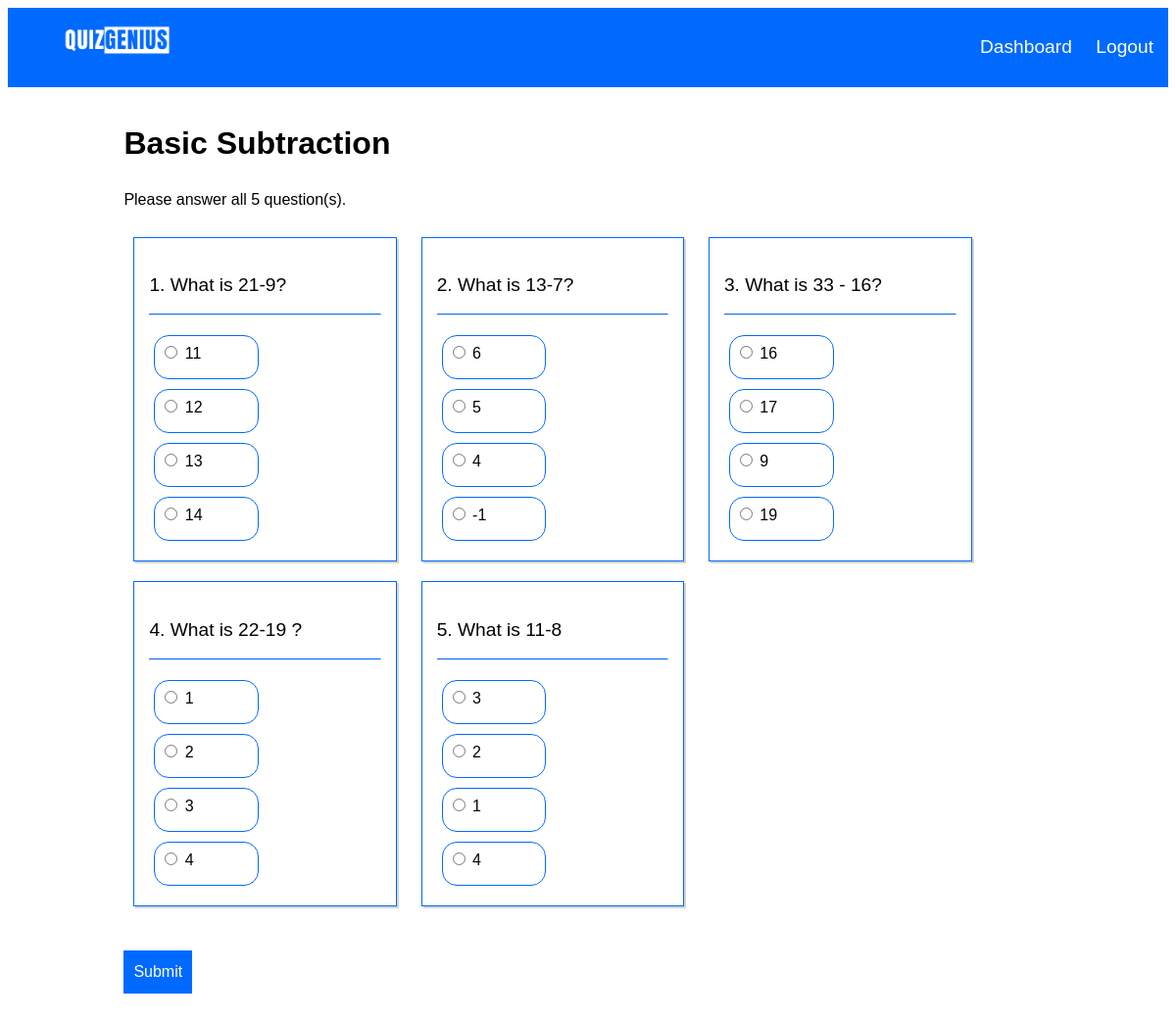
The page /quiz/3 (signed in) on the database its author committed.
### db.py (models this page shows)
class Quiz(db.Model):
    id = db.Column(db.Integer, primary_key=True)
    title = db.Column(db.String(100), nullable=False)
    description = db.Column(db.String(150), nullable=False)
    level = db.Column(db.String(10), nullable=False)
    questions = db.relationship('Question', backref='quiz', cascade='all, delete-orphan')

class Question(db.Model):
    id= db.Column(db.Integer, primary_key=True)
    text = db.Column(db.String(100), nullable=False)
    quiz_id = db.Column(db.Integer, db.ForeignKey('quiz.id'), nullable=False)
    options = db.relationship('Option', backref='question', lazy=True)

class Option(db.Model):
    id = db.Column(db.Integer, primary_key=True)
    text = db.Column(db.String(100), nullable=False)
    is_correct = db.Column(db.Boolean, default=False)
    question_id = db.Column(db.Integer, db.ForeignKey('question.id'),nullable=False)

### routes.py (the view, shortened to what this page needs)
@routes.route('/quiz/<int:quiz_id>', methods=['GET','POST'])
@login_required
def take_quiz(quiz_id):
    quiz=Quiz.query.get(quiz_id)
    user_score = UserQuizScore.query.filter_by(user_id=current_user.id, quiz_id=quiz_id).first()
    if user_score:
        return redirect(url_for('routes.quiz_result',  quiz_id=quiz_id))
    return render_template('quiz.html', quiz=quiz, current_user=current_user)

### app.py (called while the page is built)
@login_manager.user_loader
def load_user(user_id):
    if user_id is not None:
        return User.query.get(int(user_id))
    else:
        return None

### authenticator.py (called while the page is built)
def login_required(f):
    @wraps(f)
    def decorated_function(*args, **kwargs):
        if 'user_logged_in' not in session and 'admin_logged_in' not in session:
            return redirect(url_for('routes.login'))  # Redirect to login if no user or admin session
        return f(*args, **kwargs)
    return decorated_function

### templates/quiz.html
{% extends 'base.html' %}
{% block content %}
    <h1>{{ quiz.title }}</h1>
    <p>Please answer all {{ quiz.questions|length }} question(s).</p>
    <form class="quiz_form" action="{{ url_for('routes.take_quiz', quiz_id=quiz.id) }}" method="post">
        {% for question in quiz.questions %}
            <div class="question">
                <p>{{ loop.index }}. {{ question.text }}</p>
                <hr>
                {% for option in question.options %}
                <div class="options">
                    <label>
                        <input type="radio" name="question{{ question.id }}" value="{{ option.id }}" required> {{ option.text }}
                    </label>
                </div>
                {% endfor %}
            </div>
        {% endfor %}
        <br>
        <button type="submit">Submit</button>
    </form>
{% endblock %}

### static/style.css (style rules this page uses)
* { font-family: 'poppins',sans-serif; }
* { font-size: 1em; line-height: 1.5em; }
.body_container h1 { font-size: 2em; }
button { background-color:rgb(0, 106, 255); padding: 10px; color: white; border: none; margin-top: 10px; margin-bottom: 10px; }
input { margin-top: 5px; margin-bottom: 15px; }
.question { display: inline-block; width: 25%; border: 1px rgb(0, 106, 255) solid; padding: 15px; margin: 10px; box-shadow: 2px 2px #d3d3d3; }
.question p { font-size: larger; margin-bottom: 0; }
.question hr { border-top: 1px solid rgb(0, 106, 255); margin-top: 15px; margin-bottom: 15px; }
.quiz_form button { margin-top: 35px; }
.options { display: inline-block; width: 40%; border:rgb(0, 106, 255) solid 1px; border-radius: 15px; padding-top: 5px; padding-bottom: 5px; padding-left: 5px; padding-right: 5px; margin: 5px; }

### rows shown on the page
Quiz: title "Basic Subtraction"
Question: text "What is 21-9?"
Option: text "11"
Option: text "12"
Option: text "13"
Option: text "14"
Question: text "What is 13-7?"
Option: text "6"
Option: text "5"
Option: text "4"
Option: text "-1"
Question: text "What is 33 - 16?"
Option: text "16"
Option: text "17"
Option: text "9"
Option: text "19"
Question: text "What is 22-19 ?"
Option: text "1"
Option: text "2"
Option: text "3"
Option: text "4"
Question: text "What is 11-8"
Option: text "3"
Option: text "2"
Option: text "1"
Option: text "4"

### other values the page prints
{{ quiz.questions|length }} "5"
